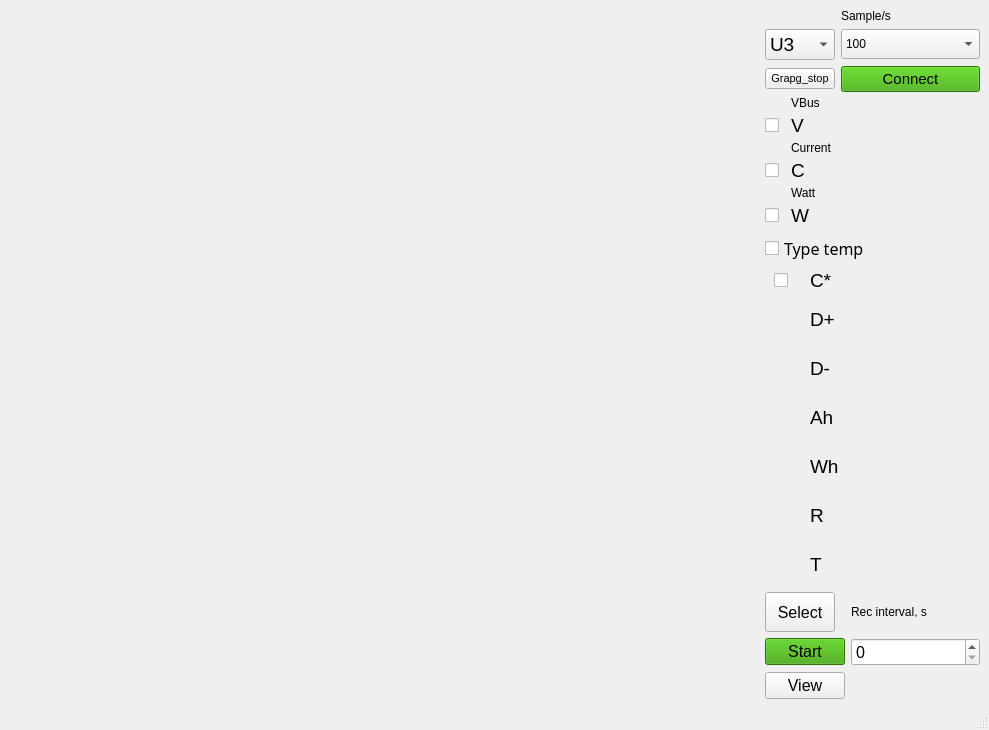
<?xml version="1.0" encoding="UTF-8"?>
<ui version="4.0">
 <class>MainWindow</class>
 <widget class="QMainWindow" name="MainWindow">
  <property name="enabled">
   <bool>true</bool>
  </property>
  <property name="geometry">
   <rect>
    <x>0</x>
    <y>0</y>
    <width>989</width>
    <height>730</height>
   </rect>
  </property>
  <property name="sizePolicy">
   <sizepolicy hsizetype="Preferred" vsizetype="Preferred">
    <horstretch>0</horstretch>
    <verstretch>0</verstretch>
   </sizepolicy>
  </property>
  <property name="maximumSize">
   <size>
    <width>16777215</width>
    <height>800</height>
   </size>
  </property>
  <property name="windowTitle">
   <string>MainWindow</string>
  </property>
  <widget class="QWidget" name="centralwidget">
   <layout class="QGridLayout" name="gridLayout_3">
    <item row="3" column="2">
     <widget class="QPushButton" name="ON_Button">
      <property name="font">
       <font>
        <pointsize>11</pointsize>
       </font>
      </property>
      <property name="acceptDrops">
       <bool>false</bool>
      </property>
      <property name="autoFillBackground">
       <bool>false</bool>
      </property>
      <property name="styleSheet">
       <string notr="true">background-color: rgb(55, 167, 0)
;</string>
      </property>
      <property name="text">
       <string>Connect</string>
      </property>
      <property name="checkable">
       <bool>true</bool>
      </property>
      <property name="autoRepeat">
       <bool>false</bool>
      </property>
      <property name="flat">
       <bool>false</bool>
      </property>
     </widget>
    </item>
    <item row="4" column="1" colspan="2">
     <layout class="QGridLayout" name="gridLayout">
      <item row="1" column="0">
       <widget class="QCheckBox" name="voltageBox">
        <property name="enabled">
         <bool>true</bool>
        </property>
        <property name="maximumSize">
         <size>
          <width>20</width>
          <height>16777215</height>
         </size>
        </property>
        <property name="text">
         <string/>
        </property>
       </widget>
      </item>
      <item row="3" column="1">
       <widget class="QLabel" name="currentLab">
        <property name="font">
         <font>
          <pointsize>14</pointsize>
         </font>
        </property>
        <property name="text">
         <string>C</string>
        </property>
       </widget>
      </item>
      <item row="3" column="0">
       <widget class="QCheckBox" name="currentBox">
        <property name="maximumSize">
         <size>
          <width>20</width>
          <height>16777215</height>
         </size>
        </property>
        <property name="text">
         <string notr="true"/>
        </property>
       </widget>
      </item>
      <item row="5" column="1">
       <widget class="QLabel" name="wattLab">
        <property name="font">
         <font>
          <pointsize>14</pointsize>
         </font>
        </property>
        <property name="text">
         <string>W</string>
        </property>
       </widget>
      </item>
      <item row="5" column="0">
       <widget class="QCheckBox" name="wattBox">
        <property name="text">
         <string notr="true"/>
        </property>
       </widget>
      </item>
      <item row="1" column="1">
       <widget class="QLabel" name="voltageLab">
        <property name="font">
         <font>
          <pointsize>14</pointsize>
         </font>
        </property>
        <property name="text">
         <string>V</string>
        </property>
       </widget>
      </item>
      <item row="0" column="1">
       <widget class="QLabel" name="VBusName">
        <property name="maximumSize">
         <size>
          <width>16777215</width>
          <height>10</height>
         </size>
        </property>
        <property name="text">
         <string>VBus</string>
        </property>
       </widget>
      </item>
      <item row="2" column="1">
       <widget class="QLabel" name="currentName">
        <property name="maximumSize">
         <size>
          <width>16777215</width>
          <height>10</height>
         </size>
        </property>
        <property name="text">
         <string>Current</string>
        </property>
       </widget>
      </item>
      <item row="4" column="1">
       <widget class="QLabel" name="wattName">
        <property name="maximumSize">
         <size>
          <width>16777215</width>
          <height>10</height>
         </size>
        </property>
        <property name="text">
         <string>Watt</string>
        </property>
       </widget>
      </item>
     </layout>
    </item>
    <item row="3" column="1">
     <widget class="QPushButton" name="Gr_stop">
      <property name="enabled">
       <bool>true</bool>
      </property>
      <property name="maximumSize">
       <size>
        <width>70</width>
        <height>16777215</height>
       </size>
      </property>
      <property name="font">
       <font>
        <pointsize>8</pointsize>
       </font>
      </property>
      <property name="text">
       <string>Grapg_stop</string>
      </property>
     </widget>
    </item>
    <item row="7" column="1" colspan="2">
     <layout class="QGridLayout" name="gridLayout_2">
      <item row="0" column="1">
       <widget class="QLabel" name="label_2">
        <property name="maximumSize">
         <size>
          <width>16777215</width>
          <height>10</height>
         </size>
        </property>
        <property name="text">
         <string>Rec interval, s</string>
        </property>
       </widget>
      </item>
      <item row="2" column="1">
       <widget class="QSpinBox" name="recInterList">
        <property name="font">
         <font>
          <pointsize>12</pointsize>
         </font>
        </property>
       </widget>
      </item>
      <item row="0" column="0">
       <widget class="QPushButton" name="searchBut">
        <property name="minimumSize">
         <size>
          <width>0</width>
          <height>40</height>
         </size>
        </property>
        <property name="maximumSize">
         <size>
          <width>70</width>
          <height>16777215</height>
         </size>
        </property>
        <property name="font">
         <font>
          <pointsize>12</pointsize>
         </font>
        </property>
        <property name="text">
         <string>Select</string>
        </property>
       </widget>
      </item>
      <item row="2" column="0">
       <widget class="QPushButton" name="Start_file">
        <property name="font">
         <font>
          <pointsize>12</pointsize>
         </font>
        </property>
        <property name="styleSheet">
         <string notr="true">background-color: rgb(53, 161, 0);</string>
        </property>
        <property name="text">
         <string>Start</string>
        </property>
       </widget>
      </item>
      <item row="3" column="0">
       <widget class="QPushButton" name="ViewFile">
        <property name="font">
         <font>
          <pointsize>12</pointsize>
         </font>
        </property>
        <property name="text">
         <string>View</string>
        </property>
       </widget>
      </item>
     </layout>
    </item>
    <item row="5" column="1" colspan="2">
     <widget class="QCheckBox" name="typetempdat">
      <property name="minimumSize">
       <size>
        <width>67</width>
        <height>30</height>
       </size>
      </property>
      <property name="font">
       <font>
        <family>Agency FB</family>
        <pointsize>12</pointsize>
        <weight>50</weight>
        <italic>false</italic>
        <bold>false</bold>
        <underline>false</underline>
        <strikeout>false</strikeout>
        <kerning>true</kerning>
       </font>
      </property>
      <property name="text">
       <string>Type temp</string>
      </property>
     </widget>
    </item>
    <item row="1" column="2">
     <widget class="QLabel" name="label">
      <property name="maximumSize">
       <size>
        <width>16777215</width>
        <height>14</height>
       </size>
      </property>
      <property name="text">
       <string>Sample/s</string>
      </property>
     </widget>
    </item>
    <item row="2" column="1">
     <widget class="QComboBox" name="ModelComboBox">
      <property name="font">
       <font>
        <pointsize>14</pointsize>
       </font>
      </property>
      <item>
       <property name="text">
        <string>U3</string>
       </property>
      </item>
      <item>
       <property name="text">
        <string>A2</string>
       </property>
      </item>
      <item>
       <property name="text">
        <string>A2L</string>
       </property>
      </item>
     </widget>
    </item>
    <item row="2" column="2">
     <widget class="QComboBox" name="Samplesinfo">
      <property name="minimumSize">
       <size>
        <width>0</width>
        <height>30</height>
       </size>
      </property>
      <item>
       <property name="text">
        <string>100</string>
       </property>
      </item>
      <item>
       <property name="text">
        <string>10</string>
       </property>
      </item>
      <item>
       <property name="text">
        <string>1</string>
       </property>
      </item>
      <item>
       <property name="text">
        <string>0.5</string>
       </property>
      </item>
      <item>
       <property name="text">
        <string>0.2</string>
       </property>
      </item>
      <item>
       <property name="text">
        <string>0.1</string>
       </property>
      </item>
      <item>
       <property name="text">
        <string>0.01</string>
       </property>
      </item>
     </widget>
    </item>
    <item row="6" column="1" colspan="2">
     <layout class="QGridLayout" name="gridLayout_4">
      <property name="leftMargin">
       <number>0</number>
      </property>
      <property name="horizontalSpacing">
       <number>7</number>
      </property>
      <item row="2" column="1">
       <widget class="QLabel" name="D_min">
        <property name="font">
         <font>
          <pointsize>14</pointsize>
         </font>
        </property>
        <property name="text">
         <string>D-</string>
        </property>
       </widget>
      </item>
      <item row="6" column="1">
       <widget class="QLabel" name="timeBoot">
        <property name="font">
         <font>
          <pointsize>14</pointsize>
         </font>
        </property>
        <property name="text">
         <string>T</string>
        </property>
       </widget>
      </item>
      <item row="4" column="1">
       <widget class="QLabel" name="accumEnerg">
        <property name="font">
         <font>
          <pointsize>14</pointsize>
         </font>
        </property>
        <property name="text">
         <string>Wh</string>
        </property>
       </widget>
      </item>
      <item row="3" column="1">
       <widget class="QLabel" name="accumCapas">
        <property name="font">
         <font>
          <pointsize>14</pointsize>
         </font>
        </property>
        <property name="text">
         <string>Ah</string>
        </property>
       </widget>
      </item>
      <item row="5" column="1">
       <widget class="QLabel" name="timeRec">
        <property name="font">
         <font>
          <pointsize>14</pointsize>
         </font>
        </property>
        <property name="text">
         <string>R</string>
        </property>
       </widget>
      </item>
      <item row="0" column="1">
       <widget class="QLabel" name="temperature">
        <property name="maximumSize">
         <size>
          <width>160</width>
          <height>16777215</height>
         </size>
        </property>
        <property name="font">
         <font>
          <pointsize>14</pointsize>
         </font>
        </property>
        <property name="text">
         <string>C*</string>
        </property>
       </widget>
      </item>
      <item row="1" column="1">
       <widget class="QLabel" name="D_plus">
        <property name="font">
         <font>
          <pointsize>14</pointsize>
         </font>
        </property>
        <property name="text">
         <string>D+</string>
        </property>
       </widget>
      </item>
      <item row="0" column="0">
       <widget class="QCheckBox" name="tempBox">
        <property name="maximumSize">
         <size>
          <width>20</width>
          <height>16777215</height>
         </size>
        </property>
        <property name="text">
         <string> </string>
        </property>
       </widget>
      </item>
     </layout>
    </item>
    <item row="2" column="0" rowspan="6">
     <widget class="QWidget" name="widget" native="true">
      <property name="minimumSize">
       <size>
        <width>750</width>
        <height>200</height>
       </size>
      </property>
     </widget>
    </item>
   </layout>
  </widget>
  <widget class="QMenuBar" name="menubar">
   <property name="geometry">
    <rect>
     <x>0</x>
     <y>0</y>
     <width>989</width>
     <height>26</height>
    </rect>
   </property>
  </widget>
  <widget class="QStatusBar" name="statusbar"/>
 </widget>
 <resources/>
 <connections/>
</ui>
